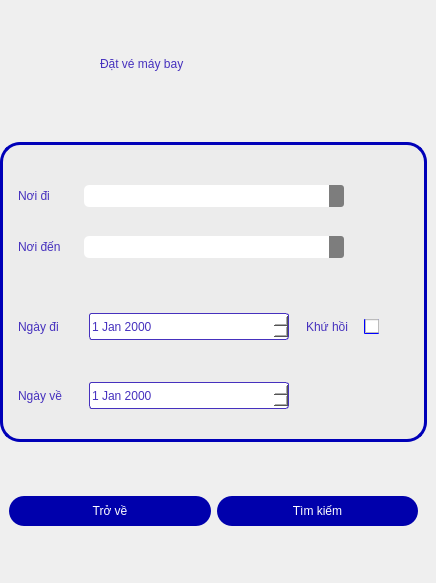
   <widget class="QWidget" name="tickets">
    <widget class="QWidget" name="widgetTicket" native="true">
     <property name="geometry">
      <rect>
       <x>0</x>
       <y>0</y>
       <width>427</width>
       <height>574</height>
      </rect>
     </property>
     <property name="minimumSize">
      <size>
       <width>427</width>
       <height>574</height>
      </size>
     </property>
     <property name="maximumSize">
      <size>
       <width>427</width>
       <height>574</height>
      </size>
     </property>
     <property name="styleSheet">
      <string notr="true">QLabel {
	color: rgb(70, 49, 190);
	font: bold 20pt &quot;Google Sans&quot;;
	border: none;
}

#widgetTicket {
	padding: 0 0 0 0
}</string>
     </property>
     <layout class="QVBoxLayout" name="verticalLayout_7">
      <item>
       <widget class="QWidget" name="widget_17" native="true">
        <property name="maximumSize">
         <size>
          <width>16777215</width>
          <height>60</height>
         </size>
        </property>
        <widget class="QLabel" name="label_bookTicket">
         <property name="geometry">
          <rect>
           <x>100</x>
           <y>10</y>
           <width>201</width>
           <height>31</height>
          </rect>
         </property>
         <property name="text">
          <string>Đặt vé máy bay</string>
         </property>
        </widget>
       </widget>
      </item>
      <item>
       <widget class="QWidget" name="widget_5" native="true">
        <property name="minimumSize">
         <size>
          <width>0</width>
          <height>300</height>
         </size>
        </property>
        <property name="maximumSize">
         <size>
          <width>500</width>
          <height>300</height>
         </size>
        </property>
        <property name="styleSheet">
         <string notr="true">#widget_5
 {
	border: 3px solid rgb(0, 0, 184);
	border-radius: 20px;
	background: rgb(236, 236, 236);
}

#widget_4 {
	padding-right: 0;
	padding-top: 0;
	padding-bottom: 0; 
}

QLineEdit {
	background-color: rgb(255, 255, 255);
	border-radius: 5px;
	font: bold 10pt &quot;Google Sans&quot;;
	padding-left: 5px;
	height: 30px;
}

QLineEdit:focus {
	background-color: rgb(255, 255, 255);
	border-radius: 5px;
	font: bold 10pt &quot;Google Sans&quot;;	
	border: 2px solid rgb(0, 85, 255);
	padding-left: 5px;
	height: 30px;
}

QLabel {
	color: rgb(70, 49, 190);
	font: bold 10pt &quot;Google Sans&quot;;
	border: none;
}

QComboBox {
	height: 25px;
	background: rgb(255, 255, 255);
	padding: 1px 5px 1px 5px;
	color: rgb(70, 49, 190);
	font: bold 10pt &quot;Google Sans&quot;;
outline: none;
border-radius: 5px;

}

QComboBox:editable {
	height: 25px;
	background: rgb(255, 255, 255);
	padding: 1px 5px 1px 5px;
border-radius: 5px;
}

QComboBox:!editable, QComboBox::drop-down:editable {
     background: rgb(255, 255, 255);
}

/* QComboBox gets the &quot;on&quot; state when the popup is open */
QComboBox:!editable:on, QComboBox::drop-down:editable:on {
    background: rgb(255, 255, 255)
}

QComboBox:on { /* shift the text when the popup opens */
    padding-top: 3px;
    padding-left: 4px;
}

QComboBox::drop-down {
    subcontrol-origin: padding;
    subcontrol-position: top right;
    width: 15px;

    border-left-width: 1px;
    border-left-color: darkgray;
    border-left-style: solid; /* just a single line */
    border-top-right-radius: 3px; /* same radius as the QComboBox */
    border-bottom-right-radius: 3px;
	border: none;
	outline: none;
	background: rgb(125, 125, 125);
}


QComboBox::down-arrow:on { /* shift the arrow when popup is open */
    top: 1px;
    left: 1px;
}

QDateTimeEdit {
	height: 25px;
	background: white;
	color: rgb(70, 49, 190);
	font: bold 10pt &quot;Google Sans&quot;;
	border-radius: 3px;
	border: 1px solid  rgb(70, 49, 190);
}

QCheckBox{
	border-radius: 1px;
	border:1px  solid blue;
}


</string>
        </property>
        <layout class="QVBoxLayout" name="verticalLayout_8">
         <item>
          <widget class="QWidget" name="widget_20" native="true">
           <property name="maximumSize">
            <size>
             <width>16777215</width>
             <height>120</height>
            </size>
           </property>
           <layout class="QHBoxLayout" name="horizontalLayout_19">
            <property name="leftMargin">
             <number>0</number>
            </property>
            <item>
             <widget class="QWidget" name="widget_21" native="true">
              <layout class="QVBoxLayout" name="verticalLayout_9">
               <property name="leftMargin">
                <number>0</number>
               </property>
               <property name="topMargin">
                <number>0</number>
               </property>
               <property name="rightMargin">
                <number>0</number>
               </property>
               <property name="bottomMargin">
                <number>0</number>
               </property>
               <item>
                <widget class="QWidget" name="widget_23" native="true">
                 <property name="minimumSize">
                  <size>
                   <width>0</width>
                   <height>40</height>
                  </size>
                 </property>
                 <property name="maximumSize">
                  <size>
                   <width>16777215</width>
                   <height>40</height>
                  </size>
                 </property>
                 <layout class="QHBoxLayout" name="horizontalLayout_20">
                  <item>
                   <widget class="QLabel" name="label_1_bookTicket">
                    <property name="maximumSize">
                     <size>
                      <width>60</width>
                      <height>16777215</height>
                     </size>
                    </property>
                    <property name="text">
                     <string>Nơi đi</string>
                    </property>
                   </widget>
                  </item>
                  <item>
                   <widget class="QComboBox" name="comboBox_departureAirport">
                    <item>
                     <property name="text">
                      <string/>
                     </property>
                    </item>
                    <item>
                     <property name="text">
                      <string>DAD - Đà Nẵng</string>
                     </property>
                    </item>
                    <item>
                     <property name="text">
                      <string>SGN - Sài Gòn</string>
                     </property>
                    </item>
                    <item>
                     <property name="text">
                      <string>HAN - Hà Nội</string>
                     </property>
                    </item>
                    <item>
                     <property name="text">
                      <string>HUI - Huế</string>
                     </property>
                    </item>
                    <item>
                     <property name="text">
                      <string>CXR - Nha Trang</string>
                     </property>
                    </item>
                    <item>
                     <property name="text">
                      <string>PQC - Phú Quốc</string>
                     </property>
                    </item>
                    <item>
                     <property name="text">
                      <string>DLI - Đà Lạt</string>
                     </property>
                    </item>
                    <item>
                     <property name="text">
                      <string>VII - Vinh</string>
                     </property>
                    </item>
                    <item>
                     <property name="text">
                      <string>HPH - Hải Phòng</string>
                     </property>
                    </item>
                   </widget>
                  </item>
                 </layout>
                </widget>
               </item>
               <item>
                <widget class="QWidget" name="widget_24" native="true">
                 <property name="minimumSize">
                  <size>
                   <width>0</width>
                   <height>40</height>
                  </size>
                 </property>
                 <property name="maximumSize">
                  <size>
                   <width>16777215</width>
                   <height>40</height>
                  </size>
                 </property>
                 <layout class="QHBoxLayout" name="horizontalLayout_21">
                  <item>
                   <widget class="QLabel" name="label_2_bookTicket">
                    <property name="maximumSize">
                     <size>
                      <width>60</width>
                      <height>16777215</height>
                     </size>
                    </property>
                    <property name="text">
                     <string>Nơi đến</string>
                    </property>
                   </widget>
                  </item>
                  <item>
                   <widget class="QComboBox" name="comboBox_arrivalAirport">
                    <item>
                     <property name="text">
                      <string/>
                     </property>
                    </item>
                    <item>
                     <property name="text">
                      <string>DAD - Đà Nẵng</string>
                     </property>
                    </item>
                    <item>
                     <property name="text">
                      <string>SGN - Sài Gòn</string>
                     </property>
                    </item>
                    <item>
                     <property name="text">
                      <string>HAN - Hà Nội</string>
                     </property>
                    </item>
                    <item>
                     <property name="text">
                      <string>HUI - Huế</string>
                     </property>
                    </item>
                    <item>
                     <property name="text">
                      <string>CXR - Nha Trang</string>
                     </property>
                    </item>
                    <item>
                     <property name="text">
                      <string>PQC - Phú Quốc</string>
                     </property>
                    </item>
                    <item>
                     <property name="text">
                      <string>DLI - Đà Lạt</string>
                     </property>
                    </item>
                    <item>
                     <property name="text">
                      <string>VII - Vinh</string>
                     </property>
                    </item>
                    <item>
                     <property name="text">
                      <string>HPH - Hải Phòng</string>
                     </property>
                    </item>
                   </widget>
                  </item>
                 </layout>
                </widget>
               </item>
              </layout>
             </widget>
            </item>
            <item>
             <widget class="QWidget" name="widget_22" native="true">
              <property name="minimumSize">
               <size>
                <width>50</width>
                <height>0</height>
               </size>
              </property>
              <property name="maximumSize">
               <size>
                <width>50</width>
                <height>16777215</height>
               </size>
              </property>
              <layout class="QVBoxLayout" name="verticalLayout_10">
               <item alignment="Qt::AlignHCenter|Qt::AlignVCenter">
                <widget class="QLabel" name="label_24">
                 <property name="minimumSize">
                  <size>
                   <width>35</width>
                   <height>35</height>
                  </size>
                 </property>
                 <property name="maximumSize">
                  <size>
                   <width>35</width>
                   <height>35</height>
                  </size>
                 </property>
                 <property name="text">
                  <string/>
                 </property>
                 <property name="pixmap">
                  <pixmap>../img/flight.png</pixmap>
                 </property>
                 <property name="scaledContents">
                  <bool>true</bool>
                 </property>
                </widget>
               </item>
               <item alignment="Qt::AlignHCenter|Qt::AlignVCenter">
                <widget class="QLabel" name="label_25">
                 <property name="minimumSize">
                  <size>
                   <width>30</width>
                   <height>30</height>
                  </size>
                 </property>
                 <property name="maximumSize">
                  <size>
                   <width>30</width>
                   <height>30</height>
                  </size>
                 </property>
                 <property name="text">
                  <string/>
                 </property>
                 <property name="pixmap">
                  <pixmap>../img/maps-and-flags.png</pixmap>
                 </property>
                 <property name="scaledContents">
                  <bool>true</bool>
                 </property>
                </widget>
               </item>
              </layout>
             </widget>
            </item>
           </layout>
          </widget>
         </item>
         <item alignment="Qt::AlignLeft">
          <widget class="QWidget" name="widget_4" native="true">
           <property name="maximumSize">
            <size>
             <width>16777215</width>
             <height>55</height>
            </size>
           </property>
           <layout class="QHBoxLayout" name="horizontalLayout_22">
            <item>
             <widget class="QLabel" name="label_21">
              <property name="minimumSize">
               <size>
                <width>65</width>
                <height>0</height>
               </size>
              </property>
              <property name="maximumSize">
               <size>
                <width>65</width>
                <height>16777215</height>
               </size>
              </property>
              <property name="text">
               <string>Ngày đi</string>
              </property>
             </widget>
            </item>
            <item alignment="Qt::AlignLeft">
             <widget class="QDateEdit" name="dateEditBookTicket">
              <property name="minimumSize">
               <size>
                <width>200</width>
                <height>0</height>
               </size>
              </property>
              <property name="maximumSize">
               <size>
                <width>200</width>
                <height>16777215</height>
               </size>
              </property>
             </widget>
            </item>
            <item>
             <widget class="QWidget" name="widget" native="true">
              <property name="minimumSize">
               <size>
                <width>95</width>
                <height>0</height>
               </size>
              </property>
              <layout class="QHBoxLayout" name="horizontalLayout_24">
               <item>
                <widget class="QLabel" name="label_23">
                 <property name="minimumSize">
                  <size>
                   <width>50</width>
                   <height>0</height>
                  </size>
                 </property>
                 <property name="maximumSize">
                  <size>
                   <width>50</width>
                   <height>16777215</height>
                  </size>
                 </property>
                 <property name="text">
                  <string>Khứ hồi</string>
                 </property>
                </widget>
               </item>
               <item>
                <widget class="QCheckBox" name="checkBox_bookTicket">
                 <property name="minimumSize">
                  <size>
                   <width>10</width>
                   <height>10</height>
                  </size>
                 </property>
                 <property name="maximumSize">
                  <size>
                   <width>15</width>
                   <height>15</height>
                  </size>
                 </property>
                 <property name="text">
                  <string/>
                 </property>
                </widget>
               </item>
              </layout>
             </widget>
            </item>
           </layout>
          </widget>
         </item>
         <item alignment="Qt::AlignLeft">
          <widget class="QWidget" name="widget_3" native="true">
           <property name="maximumSize">
            <size>
             <width>16777215</width>
             <height>50</height>
            </size>
           </property>
           <layout class="QHBoxLayout" name="horizontalLayout_23">
            <item>
             <widget class="QLabel" name="label_22">
              <property name="minimumSize">
               <size>
                <width>65</width>
                <height>0</height>
               </size>
              </property>
              <property name="maximumSize">
               <size>
                <width>65</width>
                <height>16777215</height>
               </size>
              </property>
              <property name="text">
               <string>Ngày về</string>
              </property>
             </widget>
            </item>
            <item>
             <widget class="QDateEdit" name="dateEditBookTicket_return">
              <property name="minimumSize">
               <size>
                <width>200</width>
                <height>0</height>
               </size>
              </property>
              <property name="maximumSize">
               <size>
                <width>200</width>
                <height>16777215</height>
               </size>
              </property>
             </widget>
            </item>
           </layout>
          </widget>
         </item>
        </layout>
       </widget>
      </item>
      <item>
       <widget class="QWidget" name="widget_19" native="true">
        <property name="maximumSize">
         <size>
          <width>16777215</width>
          <height>50</height>
         </size>
        </property>
        <layout class="QHBoxLayout" name="horizontalLayout_25">
         <item>
          <widget class="QPushButton" name="pushButton_backBookTicket">
           <property name="styleSheet">
            <string notr="true">QPushButton {
	width: 100px;
	height: 30px;
    border-radius: 15px;
	background-color: rgb(0, 0, 172);
	color: rgb(255, 255, 255);
	font: bold 12pt &quot;Google Sans&quot;;
	outline: none;
}

QPushButton:hover:!pressed
{
	width: 100px;
	height: 30px;
   	border-radius: 15px;
	background-color: rgb(223, 223, 223);
	color: rgb(0, 0, 172);
	font: bold 12pt &quot;Google Sans&quot;;
	outline: none;
	border: 2px solid rgb(0, 84, 253)
} </string>
           </property>
           <property name="text">
            <string>Trở về</string>
           </property>
           <property name="icon">
            <iconset>
             <normaloff>../img/feather/arrow-left-circle.svg</normaloff>../img/feather/arrow-left-circle.svg</iconset>
           </property>
           <property name="iconSize">
            <size>
             <width>20</width>
             <height>20</height>
            </size>
           </property>
          </widget>
         </item>
         <item>
          <widget class="QPushButton" name="pushButton_searchFlightBookTicket">
           <property name="styleSheet">
            <string notr="true">QPushButton {
	width: 100px;
	height: 30px;
    border-radius: 15px;
	background-color: rgb(0, 0, 172);
	color: rgb(255, 255, 255);
	font: bold 12pt &quot;Google Sans&quot;;
	outline: none;
}

QPushButton:hover:!pressed
{
	width: 100px;
	height: 30px;
   	border-radius: 15px;
	background-color: rgb(223, 223, 223);
	color: rgb(0, 0, 172);
	font: bold 12pt &quot;Google Sans&quot;;
	outline: none;
	border: 2px solid rgb(0, 84, 253)
} </string>
           </property>
           <property name="text">
            <string>Tìm kiếm</string>
           </property>
           <property name="icon">
            <iconset>
             <normaloff>../img/feather/search.svg</normaloff>../img/feather/search.svg</iconset>
           </property>
           <property name="iconSize">
            <size>
             <width>20</width>
             <height>20</height>
            </size>
           </property>
          </widget>
         </item>
        </layout>
       </widget>
      </item>
     </layout>
    </widget>
   </widget>
